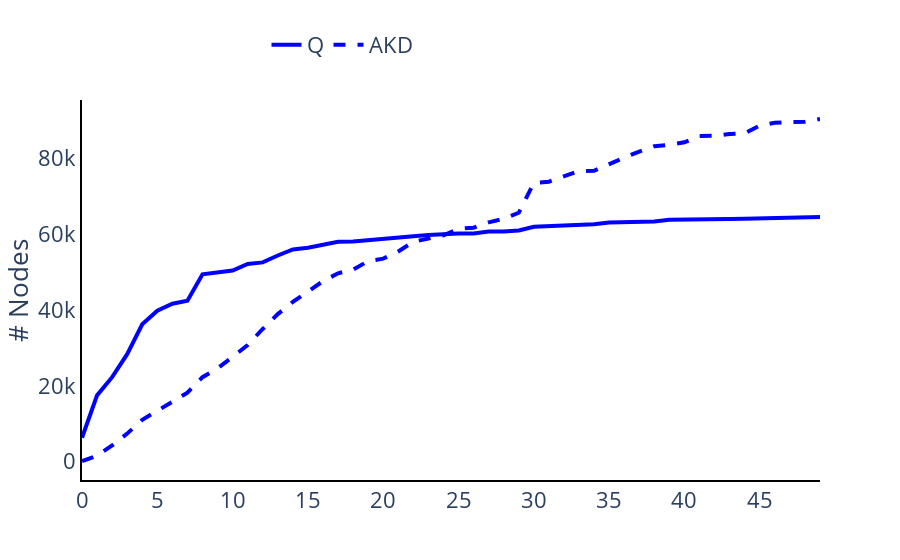

Write notebook code for a chart like this one.
### Markdown cell above
On Table \ref{fig:payoff} we can oberserve that the Average KDTree has a smaller payoff compared to the Median KDTree, because of its lower index creation cost. Adaptive indexes have a smaller payoff than Full Indexes, because they have lower cost on the first query and are adapted to the workload. The Adaptive KDTree has a smaller payoff than Quasii because Quasii has a higher adaptation time. As we can see in Figure \ref{fig:payoff-number-of-nodes}, when comparing the number of nodes created on the Uniform(8) benchmark, Quasii creates much more nodes until it stabilizes around query 25, which results in a higher payoff. Finally, progressive indexes have restrictions on the amount of data reorganized or time spent, which will improve convergence and robustness, respectively. However, they end up having higher payoffs.

On the sequential workload, the Average KDtree, Median KDTree, and Quasii end up never paying off because the number of queries is too small (Sequential has around 10 queries). Figure \ref{fig:payoff-per-query} provides a per query response time for the entire workload. The Median KDTree is at least two orders of magnitude faster than a full scan. Hence, with more queries it would eventually payoff.

For the shifting workload, no algorithm besides the Adaptive KDTree payoff because the number of queries executed before moving on to the next table is too small.

On the Genomics Mixed benchmark, Figure \ref{fig:payoff-genomics} presents the cummulative response time for the first 30 queries. We can observe that adaptive and progressive indexes take longer to payoff compared to full indexes because full indexes have, in this case, low first query cost (as we discussed previously), and low per query response time. While adaptive and progressive indexes, have low first query cost but take longer to achieve a low per query response time.

### Code cell
a = number_of_nodes('Uniform8', ['Quasii', 'CrackingKDTree', ], 50)
save_figure(a, 'payoff-number-of-nodes.pdf')
a

### Figure 1 — Plotly figure (JSON) as saved in the notebook; plotly's stock layout.template omitted (floating-point values rounded to 4 significant figures)
{"data": [{"line": {"dash": "solid", "width": 4}, "marker": {"color": "blue"}, "mode": "lines", "name": "Q", "type": "scatter", "x": [0, 1, 2, 3, 4, 5, 6, 7, 8, 9, 10, 11, 12, 13, 14, 15, 16, 17, 18, 19, 20, 21, 22, 23, 24, 25, 26, 27, 28, 29, 30, 31, 32, 33, 34, 35, 36, 37, 38, 39, 40, 41, 42, 43, 44, 45, 46, 47, 48, 49], "y": [6298, 17482, 22288, 28349, 36240, 39851, 41694, 42463, 49427, 50004, 50443, 52172, 52597, 54421, 56002, 56479, 57244, 58042, 58122, 58437, 58790, 58917, 59487, 59848, 60075, 60201, 60251, 60743, 60777, 61034, 62016, 62149, 62253, 62643, 62665, 63143, 63195, 63336, 63418, 63837, 63837, 63982, 63992, 64026, 64104, 64231, 64336, 64368, 64549, 64592]}, {"line": {"dash": "dash", "width": 4}, "marker": {"color": "blue"}, "mode": "lines", "name": "AKD", "type": "scatter", "x": [0, 1, 2, 3, 4, 5, 6, 7, 8, 9, 10, 11, 12, 13, 14, 15, 16, 17, 18, 19, 20, 21, 22, 23, 24, 25, 26, 27, 28, 29, 30, 31, 32, 33, 34, 35, 36, 37, 38, 39, 40, 41, 42, 43, 44, 45, 46, 47, 48, 49], "y": [155, 1554, 4258, 7390, 11035, 13424, 15558, 18197, 22281, 24635, 27651, 30787, 35006, 38949, 42155, 44858, 47634, 49717, 50652, 52945, 53577, 55473, 58029, 58892, 59742, 61479, 61747, 63155, 64089, 65690, 73570, 73893, 75262, 76705, 76781, 78594, 80250, 81860, 83262, 83628, 84294, 85957, 86026, 86485, 86701, 88707, 89441, 89645, 89716, 90453]}], "layout": {"bargap": 0, "font": {"size": 22}, "legend": {"orientation": "h", "x": 0.25, "y": 1.2}, "plot_bgcolor": "rgba(0,0,0,0)", "showlegend": true, "xaxis": {"linecolor": "black", "linewidth": 2, "showline": true}, "yaxis": {"linecolor": "black", "linewidth": 2, "showline": true, "title": {"text": "# Nodes"}}}}
